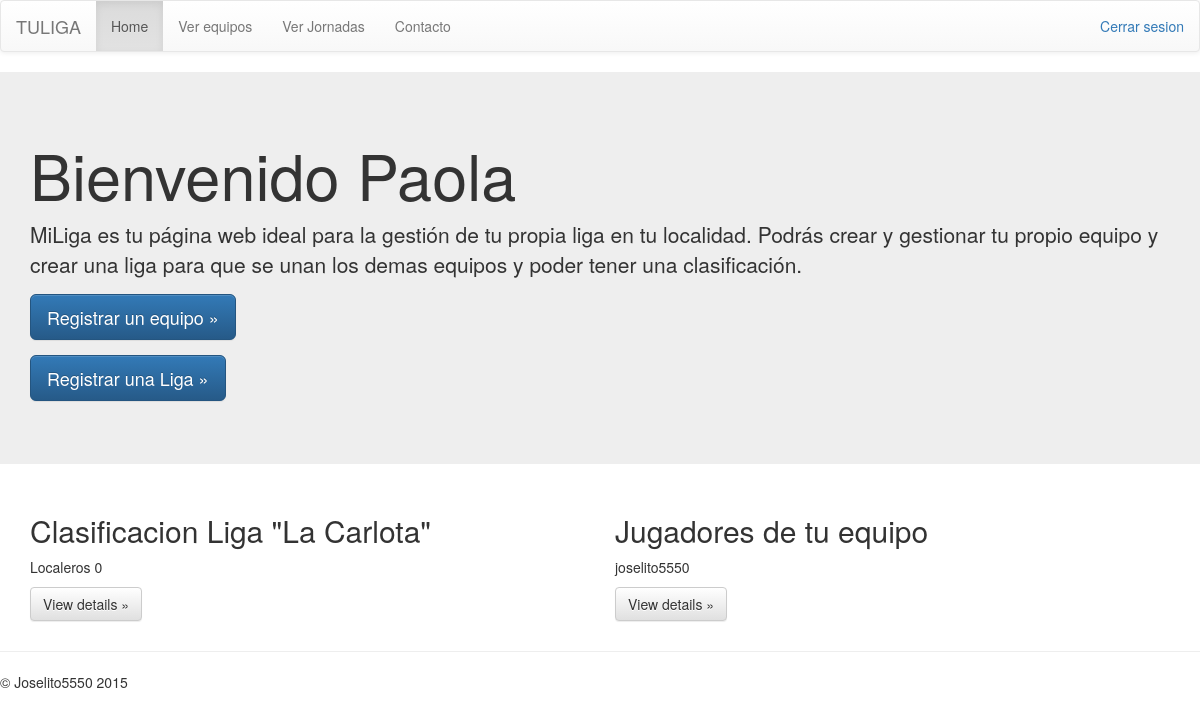
/unirte_equipo (signed in), run on the app's committed database.
### jugador_equipo/models.py (models this page shows, shortened)
class Perfiles(models.Model):
    usuario = models.OneToOneField(User)
    telefono = models.IntegerField()
    equipo = models.ForeignKey(Equipo, null=True, blank=True)

class Equipo(models.Model):
    nombre = models.CharField(unique=True, max_length=20)
    ciudad = models.CharField(max_length=30)
    anio_creacion = models.IntegerField(default=0)
    descripcion = models.CharField(max_length=400, null=True)
    nombre_del_entrenador = models.CharField(max_length=20)
    puntos = models.IntegerField(default=0)
    administrador = models.OneToOneField(User)
    Liga = models.ForeignKey(Liga, null=True, blank=True)
    contrasena = models.CharField(max_length=20, null=False, default="")
    class Meta:
        ordering = ['nombre']

### equipo_jornada/models.py (models this page shows, shortened)
class Liga(models.Model):
    nombre = models.CharField(unique=True, max_length=20)
    ciudad = models.CharField(max_length=30)
    anio_creacion = models.IntegerField()
    descripcion = models.CharField(max_length=400, null=True)
    administrador = models.OneToOneField(User)
    fecha_comienzo = models.DateField(null=True)
    contrasena = models.CharField(max_length=20, null=False, default="")
    jornadas_realizadas = models.BooleanField(default=False)
    class Meta:
        ordering = ['nombre']

### jugador_equipo/views.py (the view)
# urls.py: url(r'^unirte_equipo$', views.unirte_equipo),
def unirte_equipo(request):
    if request.method == 'POST':
        nombre_equipo = request.POST.get('nombre_equipo')
        if Equipo.objects.get(nombre=nombre_equipo):
            usuario = Perfiles.objects.get(usuario=request.user)
            usuario.equipo = Equipo.objects.get(nombre=nombre_equipo)
            usuario.save()
            context['usuario'] = usuario
            print "Equipo cambiado"
            return render(request, 'principal.html', {'context': context})
    else:
        print "not request POST"
        return render(request, 'principal.html', {'context': context})

### equipo_jornada/templates/principal.html (shortened to what this page needs)
<!DOCTYPE html>
<html lang="en">
<head>
      <link rel="stylesheet" href="https://maxcdn.bootstrapcdn.com/bootstrap/3.3.5/css/bootstrap.min.css">
      <link rel="stylesheet" href="https://maxcdn.bootstrapcdn.com/bootstrap/3.3.5/css/bootstrap-theme.min.css">
</head>
<body>
      <nav class="navbar navbar-default">
            <div class="container-fluid">
                  <div class="navbar-header">
                        <a class="navbar-brand" href="/index">TULIGA</a>
                  </div>
                  <div id="navbar" class="navbar-collapse collapse">
                        {% if user.is_authenticated %}
                        <p class="navbar-text navbar-right"><a href="/cerrar">Cerrar sesion</a></p>
                        <ul class="nav navbar-nav">
                              <li class="active"><a href="#">Home</a></li>
                              <li><a href="/ver_equipos">Ver equipos</a></li>
                              <li><a href="/ver_jornadas">Ver Jornadas</a></li>
                              <li><a href="#">Contacto</a></li>
                        </ul>
                        {% else %}
                        <div class="navbar-right">
                              <button type="button" class="btn btn-primary" href="/inicio_sesion" name="button"><a href="/inicio_sesion">Iniciar Sesion</a></button>
                        </div>
                        {% endif %}
                  </div>
            </div>
      </nav>
      <div class="jumbotron">
            <div class="container">
                  <h1>Bienvenido {{user.username}}</h1>
                  <p>MiLiga es tu página web ideal para la gestión de tu propia liga en tu localidad. Podrás crear y gestionar tu propio equipo y crear una liga para que se unan los demas equipos y poder tener una clasificación.</p>
                  {% if user.is_authenticated%}
                  <p><a class="btn btn-primary btn-lg" href="/registrar_equipo" role="button">Registrar un equipo &raquo;</a></p>
                  <p><a class="btn btn-primary btn-lg" href="/registrar_liga" role="button">Registrar una Liga &raquo;</a></p>
                  {%endif%}
            </div>
      </div>
      <div class="container">
            {% if user.is_authenticated %} {% if context.tiene_equipo%}
            <div class="row">
                  <div class="col-md-6">
                        <h2>Clasificacion Liga "{{context.usuario.equipo.Liga.nombre}}"</h2>
                        {%for equipo_aux in context.equipos%}
                        <p>{{equipo_aux.nombre}} {{equipo_aux.puntos}}</p>
                        {%endfor%}
                        <p><a class="btn btn-default" href="#" role="button">View details &raquo;</a></p>
                  </div>
                  {%endif%} {%if context.administrador_equipo%}
                  <div class="col-md-6">
                        <h2>Jugadores de tu equipo</h2>
                        {% for jugador in context.jugadores%}
                        <p>{{jugador.usuario.username}}</p>
                        {%endfor%}
                        <p><a class="btn btn-default" href="#" role="button">View details &raquo;</a></p>
                  </div>
            </div>
            {% endif %} {% endif %}
      </div>
      <hr>
      <footer>
            <p>&copy; Joselito5550 2015</p>
      </footer>
</body>
</html>

### equipo_jornada/templates/principal.html (style rules this page uses)
body { padding-bottom: 20px; }
.navbar { margin-bottom: 20px; }

### data on the page
Perfiles: usuario.equipo.Liga.nombre "La Carlota", usuario.username "joselito5550"
Equipo: nombre "Localeros", puntos "0"

### other printed values
{{ user.username }} "Paola"
